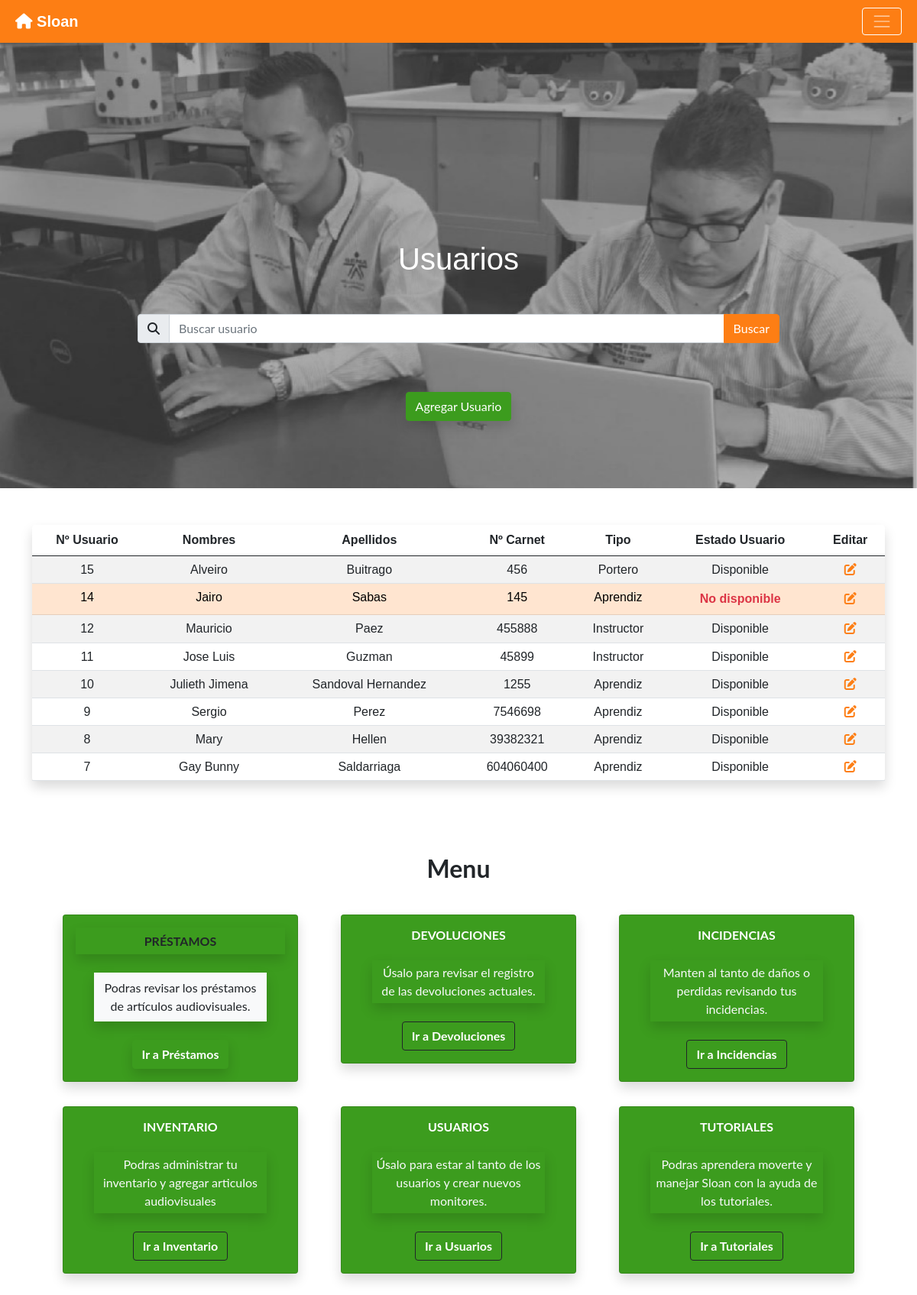
The page /monitor/usuarios.php (signed in) on the database its author committed.
### tables this page shows
CREATE TABLE `usuarios` (
  `id_usuario` int(11) NOT NULL,
  `tipo_usuario` int(11) NOT NULL,
  `nombre` varchar(20) NOT NULL,
  `apellido` varchar(20) NOT NULL,
  `numero_carnet` int(10) NOT NULL,
  `estado_usuario` int(1) NOT NULL,
  `contrasenia` varchar(10) DEFAULT NULL,
  `sesion` varchar(10) NOT NULL
);

CREATE TABLE `perfiles` (
  `id_perfil` int(11) NOT NULL,
  `nombre_perfil` varchar(15) NOT NULL
);

### confirmarInicio.php (called while the page is built, shortened)
<?php
    class Confirmar {
        private $carnet;
        function __construct(){
            if (isset($_SESSION['carnetUsuario'])){
                $this -> carnet = $_SESSION['carnetUsuario'];
            }
        }
        function verificar(){
            include "conexion.php";
            $sql = "call confirmarInicioSesion(?)";
            try {
                $stmt =  $con -> prepare($sql);
                $stmt -> bindParam(1, $this -> carnet, PDO::PARAM_STR);
                $stmt -> execute();
                $resultSet = $stmt -> fetch();
                if ($resultSet['sesion'] == "activo" ){
                    $resultSet = true;
                }else{
                    $resultSet = false;
                }
            } catch (PDOException $e) {
                echo "error en confirmar sesion".$e-> getMessage();
            }
            return $resultSet;
        }
    }
?>

### monitor/usuarios.php (the view, shortened to what this page needs)
<?php
    include_once"../conexion.php";
    include_once "../confirmarInicio.php";
	$sentencia_select=$con->prepare('SELECT * FROM usuarios ORDER BY id_usuario DESC');
	$sentencia_select->execute();
	$resultado=$sentencia_select->fetchAll();
    $confirmar = new Confirmar();
    if ($confirmar -> verificar() == true):
?>
<!DOCTYPE html>
<html lang="es">
	<head>
        <link rel="stylesheet" href="../css/custom.css">
	</head>
	<body style="font-family: 'Noto Sans JP', sans-serif;">
        <?php include_once "../plantillas/navegacion.plantilla.php" ?>
        <div class="carousel slide" data-bs-ride="carousel">
            <div class="carousel-inner">
                <div class="carousel-item active">
                    <img src="../img/Fondo.jpeg" class="d-block w-100 h-100" alt="Logo Carrusel">
                </div>
                <div class="carousel-caption d-sm-block mt-sm-5 d-md-block">
                    <h1 class="h1 text-white mb-5 d-none d-md-block">Usuarios</h1>
					<form class="row text-center justify-content-center align-items-center" method="post">
	                    <div class="input-group mb-3">
                            <span class="input-group-text mb-5" id="basic-addon1"><i class="fas fa-search"></i></span>
							<input type="text" class="form-control mb-5" name="buscar" placeholder="Buscar usuario" value="<?php if(isset($buscar_text)) echo $buscar_text; ?>">
                            <input type="submit" class="btn btn-warning text-white mb-5" name="btn_buscar" value="Buscar">
	                    </div>
                        <div class="col-12">
                            <a href="insert_usuario.php" class="btn btn-success text-white mb-5 ml-3 shadow">Agregar Usuario</a>
                        </div>
					</form>
                </div>
            </div>
        </div>
		<div class="container">
			<div class="row pt-5">
				<div class="col-12">
        			<table class="table table-striped table-hover shadow p-3 mb-5 bg-white rounded">
        				<thead>
        					<tr class="text-center">
								<th class="fw-bold" scope="col">Nº Usuario</th>
								<th class="fw-bold" scope="col">Nombres</th>
								<th class="fw-bold" scope="col">Apellidos</th>
								<th class="fw-bold" scope="col">Nº Carnet</th>
								<th class="fw-bold" scope="col">Tipo</th>
								<th class="fw-bold" scope="col">Estado Usuario</th>
 		           				<th class="fw-bold" scope="col">Editar</th>
        					</tr>
        				</thead>
        				<tbody>
							<?php foreach($resultado as $fila):?>
                                <?php
                                    $sentencia_select=$con->prepare('CALL select_perfiles(?)');
                                    $sentencia_select->bindParam(1,$fila['tipo_usuario'], PDO::PARAM_INT);
                                    $sentencia_select->execute();
                                    $perfiles=$sentencia_select->fetchAll();
                                    foreach ($perfiles as $p_fila) {}
                                    if($fila['estado_usuario']==1){
                                        $estado = "Disponible";
                                        $class = "class=\"h6\"";
                                        $classt = "class=\"h6\"";
                                    }else {
                                        $estado = "No disponible";
                                        $class = "class=\"table-warning fw-bold text-danger\"";
                                        $classt = "class=\"h6 table-warning\"";
                                    }
                                    if($p_fila['nombre_perfil'] == "Aprendiz" || $p_fila['nombre_perfil'] == "Instructor" || $p_fila['nombre_perfil'] == "Portero"):
                                ?>
            					<tr class="text-center">
    								<td <?php echo $classt; ?> scope="row">
                                        <?php echo $fila['id_usuario']; ?>
                                    </td>
    								<td <?php echo $classt; ?> >
                                        <?php echo $fila['nombre']; ?>
                                    </td>
    								<td <?php echo $classt; ?> >
                                        <?php echo $fila['apellido']; ?>
                                    </td>
    								<td <?php echo $classt; ?> >
                                        <?php echo $fila['numero_carnet'];?>
                                    </td>
    								<td <?php echo $classt; ?> >
                                        <?php echo $p_fila['nombre_perfil']; ?>
                                    </td>
    								<td <?php echo $class; ?> >
                                        <?php echo $estado; ?>
                                    </td>
    								<td <?php echo $class; ?> ><a href="update_usuario.php?id_usuario= <?php echo $fila['id_usuario']; ?>" class="text-warning" ><i class="fas fa-edit"></i></a></td>
                                </tr>
                                <?php endif ?>
        					<?php endforeach ?>
        				</tbody>
        			</table>
				</div>
			</div>
            <?php include_once "../plantillas/contenido.plantilla.php" ?>
		</div>
	</body>
</html>
<?php
    endif;
?>

### rows shown on the page
usuarios: id_usuario "15", nombre "Alveiro", apellido "Buitrago", numero_carnet "456", tipo_usuario.nombre_perfil "Portero", estado_usuario "Disponible"
usuarios: id_usuario "14", nombre "Jairo", apellido "Sabas", numero_carnet "145", tipo_usuario.nombre_perfil "Aprendiz", estado_usuario "No disponible"
usuarios: id_usuario "12", nombre "Mauricio", apellido "Paez", numero_carnet "455888", tipo_usuario.nombre_perfil "Instructor", estado_usuario "Disponible"
usuarios: id_usuario "11", nombre "Jose Luis", apellido "Guzman", numero_carnet "45899", tipo_usuario.nombre_perfil "Instructor", estado_usuario "Disponible"
usuarios: id_usuario "10", nombre "Julieth Jimena", apellido "Sandoval Hernandez", numero_carnet "1255", tipo_usuario.nombre_perfil "Aprendiz", estado_usuario "Disponible"
usuarios: id_usuario "9", nombre "Sergio", apellido "Perez", numero_carnet "7546698", tipo_usuario.nombre_perfil "Aprendiz", estado_usuario "Disponible"
usuarios: id_usuario "8", nombre "Mary", apellido "Hellen", numero_carnet "39382321", tipo_usuario.nombre_perfil "Aprendiz", estado_usuario "Disponible"
usuarios: id_usuario "7", nombre "Gay Bunny", apellido "Saldarriaga", numero_carnet "604060400", tipo_usuario.nombre_perfil "Aprendiz", estado_usuario "Disponible"
